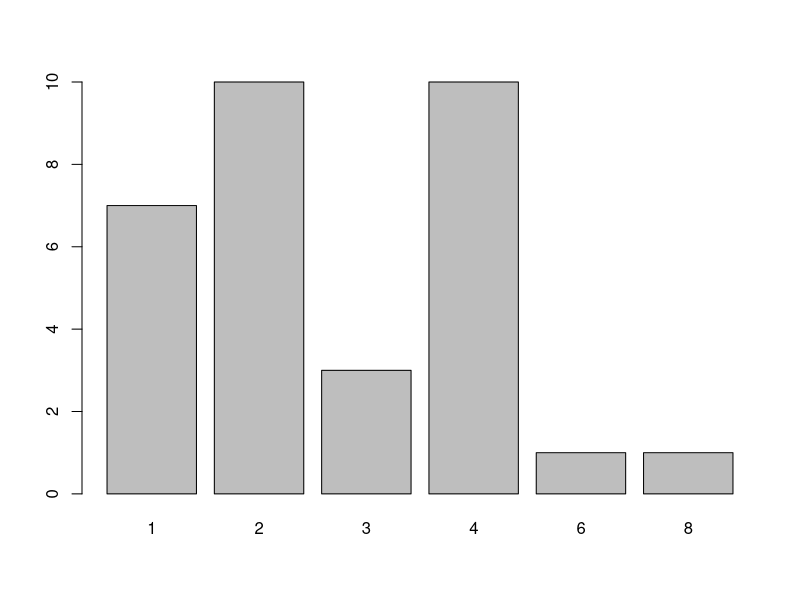
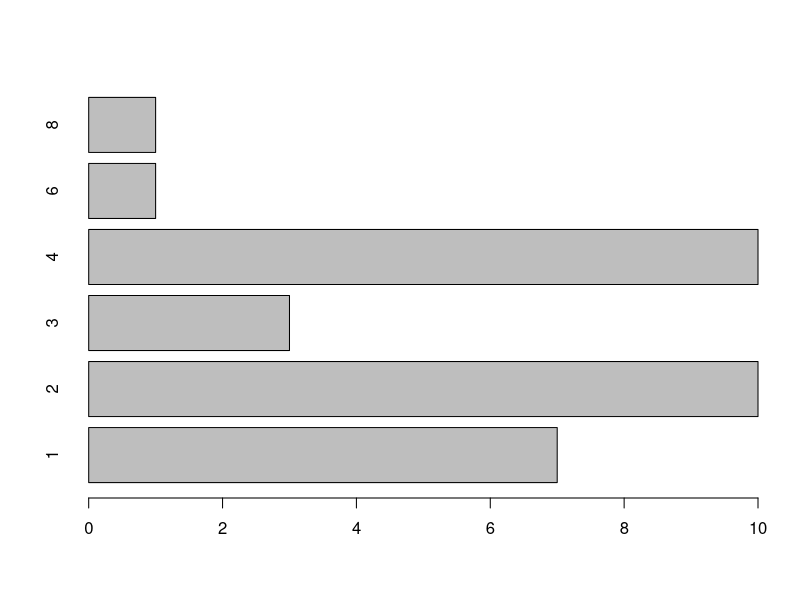
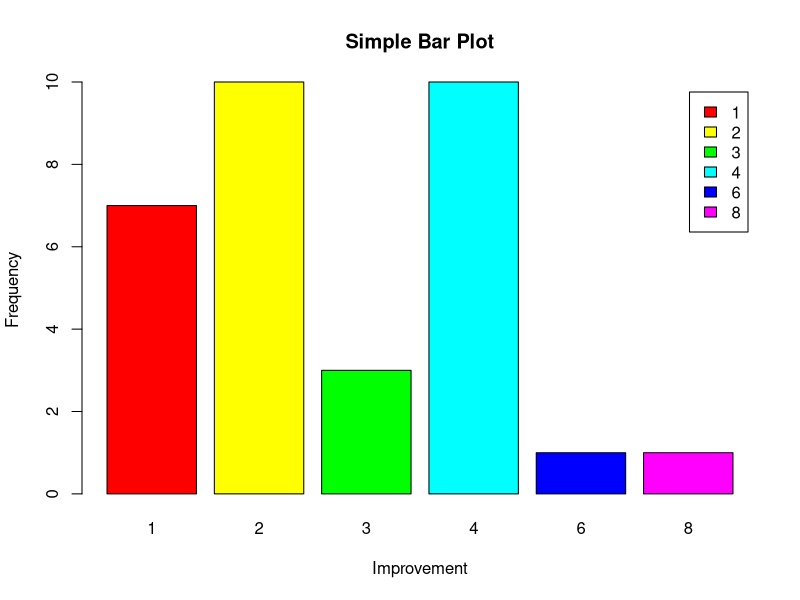
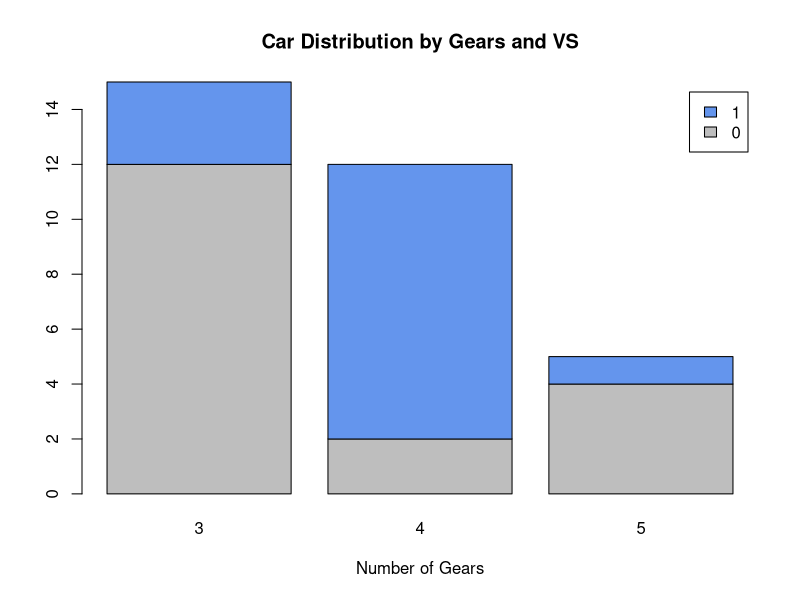
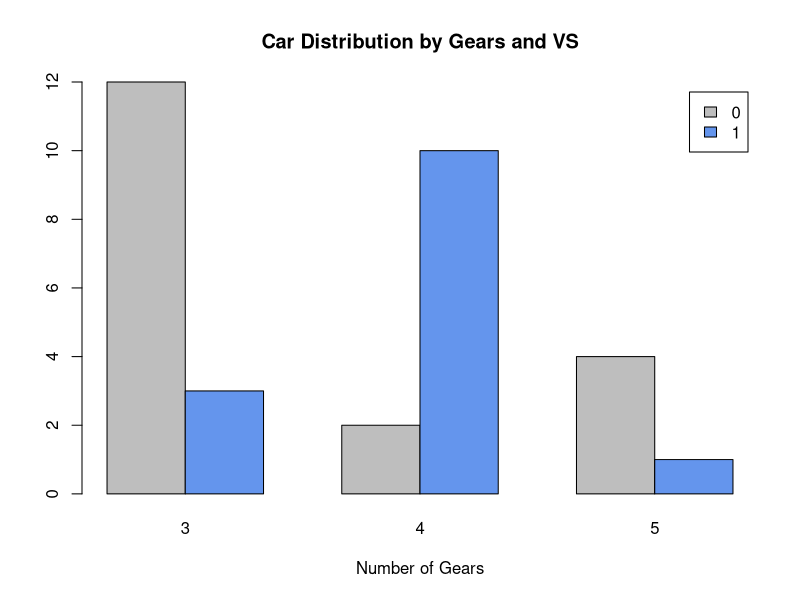
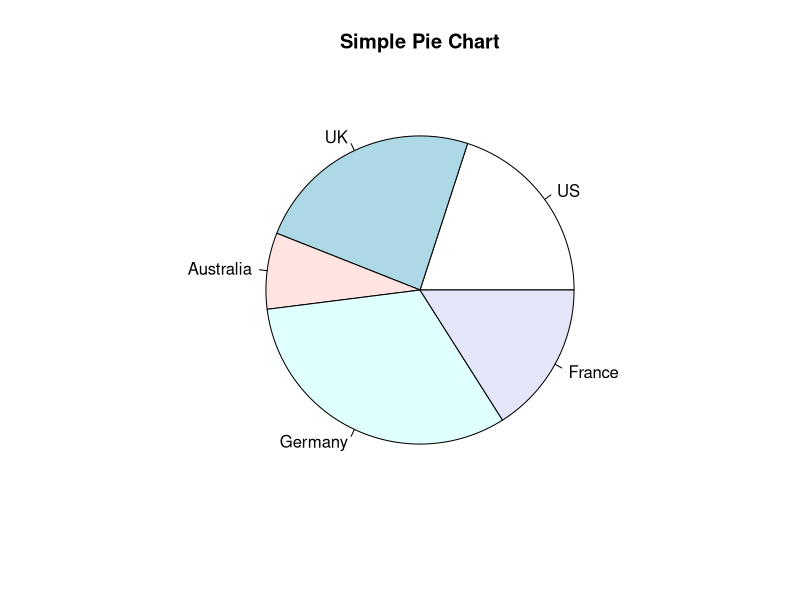
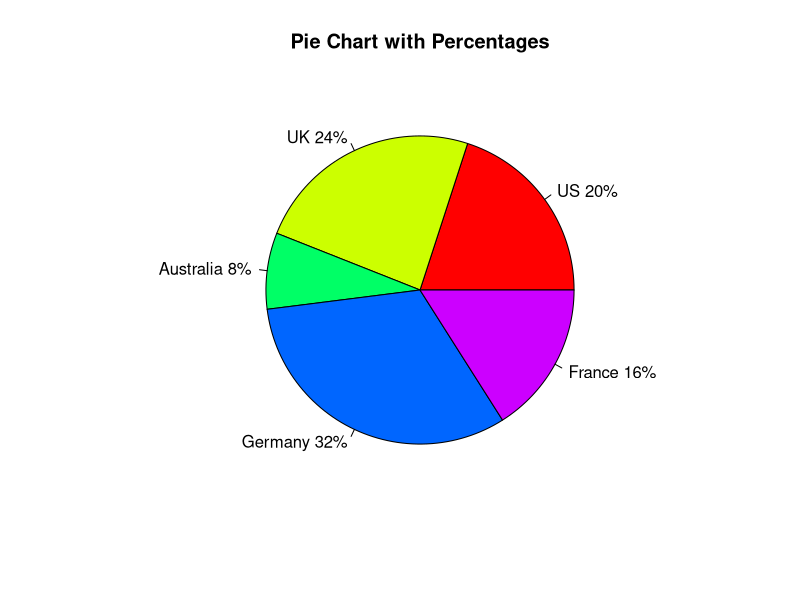
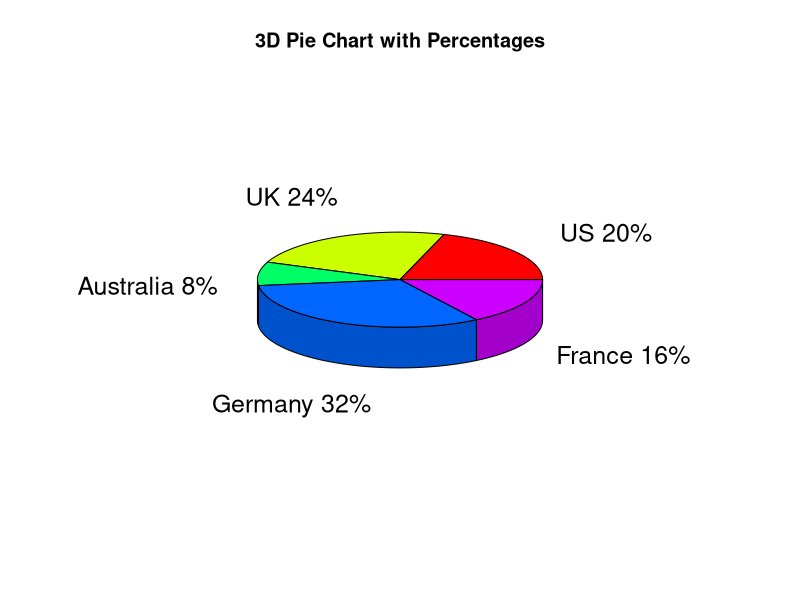

These charts were generated, in order, by the following R code:
install.packages("plotrix")
library(plotrix)

# Bar Chat
data(mtcars)
View(mtcars)
counts <-table(mtcars$gear)
counts1 <-table(mtcars$carb)
barplot(counts1)

#horizontal bar chart
barplot(counts1, horiz=TRUE)

#add titles, legends, and colors to a simple bar chart as shown below
barplot(counts1, main="Simple Bar Plot", xlab="Improvement", ylab="Frequency", legend=rownames(counts1), col=rainbow(6))

#create a stacked bar plot with colors and legends as shown below
counts <-table(mtcars$vs, mtcars$gear)
barplot(counts, main="Car Distribution by Gears and VS", xlab="Number of Gears", col=c("grey","cornflowerblue"), legend = rownames(counts))
#create a grouped bar plot as shown below
barplot(counts, main="Car Distribution by Gears and VS", xlab="Number of Gears", col=c("grey","cornflowerblue"), legend = rownames(counts), beside=TRUE)


# Pie Chat
slices <- c(10, 12,4, 16, 8)
lbls <-c("US", "UK", "Australia", "Germany", "France")
pie( slices, labels = lbls, main="Simple Pie Chart")

# percentage
pct <-round(slices/sum(slices)*100)
lbls <-paste(c("US", "UK", "Australia", "Germany", "France"), " ", pct, "%", sep="")
pie(slices, labels=lbls,  col=rainbow(5), main="Pie Chart with Percentages")

#3D Pie Chart
pie3D(slices, labels=lbls,  col=rainbow(5), main="3D Pie Chart with Percentages", explode = 0.0, radius=0.7)
pie3D(slices, labels=lbls,  col=rainbow(5), main="3D Pie Chart with Percentages", explode = 0.1)


#Histrogram Chat
mtcars$mpg #miles per gallon data
hist(mtcars$mpg)
# Colored Histogram with Different Number of Bins
hist(mtcars$mpg, breaks=8, col="darkgreen")
hist(mtcars$mpg, breaks=8, col="green")
hist(mtcars$mpg, col="green")




# kernel Density Plot
density_data <-density(mtcars$mpg)
plot(density_data)
# Filling density Plot with color
density_data <-density(mtcars$mpg)
plot(density_data, main="Kernel Density of Miles Per Gallon", col = 'red')
polygon(density_data, col="skyblue", border="green")


# Line Chart
weight <-c(2.5, 2.8, 3.2, 4.8, 5.1, 5.9, 6.8, 7.1, 7.8,8.1)
months <-c(0,1,2,3,4,5,6,7,8,9)
plot(months, weight, type = "l", main="Baby Weight Chart")


# Box Plot
vec <-c(3, 2, 5, 6, 4, 8, 1, 2, 3, 2, 4)
summary(vec)
boxplot(vec, varwidth = TRUE)

